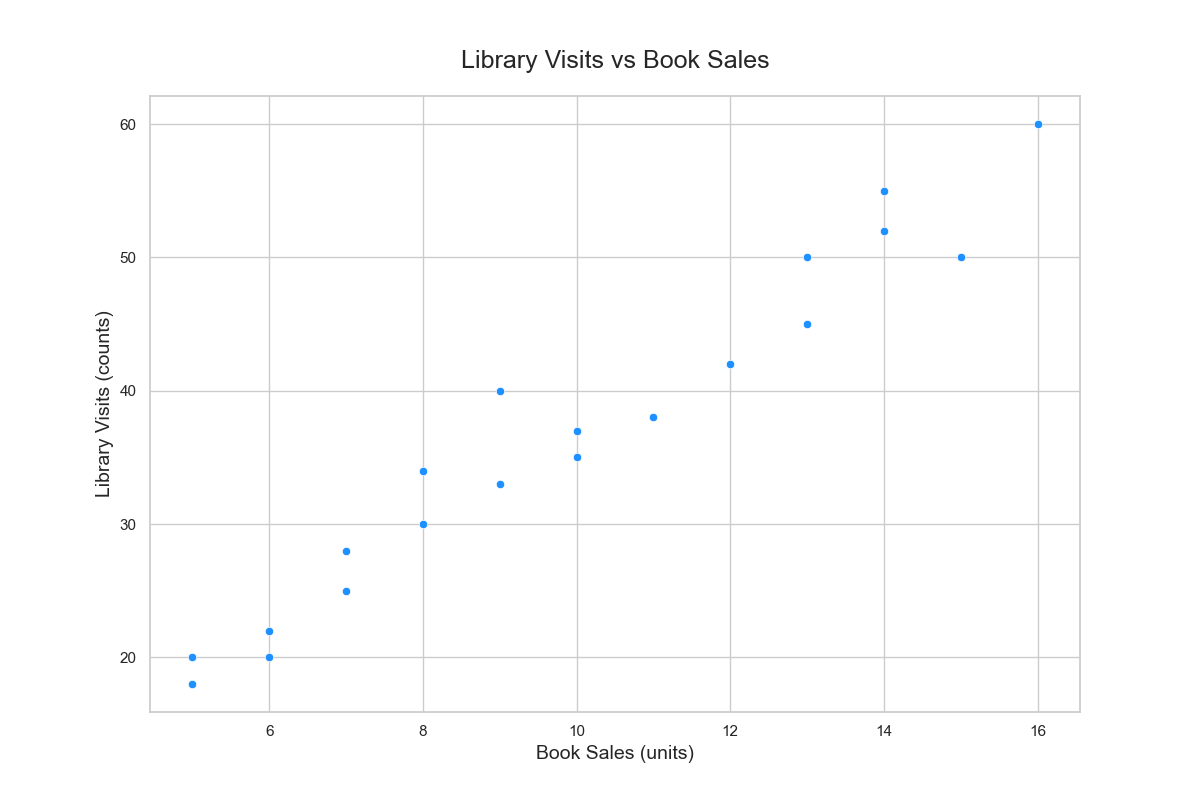

This chart was generated by the following Python code:

import seaborn as sns
import pandas as pd
import matplotlib.pyplot as plt

data = {
    'Day': [1, 2, 3, 4, 5, 6, 7, 8, 9, 10, 11, 12, 13, 14, 15, 16, 17, 18, 19, 20],
    'BookSales': [5, 10, 15, 7, 9, 13, 8, 12, 14, 6, 11, 16, 5, 9, 7, 13, 14, 8, 10, 6],
    'LibraryVisits': [20, 35, 50, 25, 40, 45, 30, 42, 55, 22, 38, 60, 18, 33, 28, 50, 52, 34, 37, 20]
}

df = pd.DataFrame(data)

plt.figure(figsize=(12, 8))
scatterplot = sns.scatterplot(x='BookSales', y='LibraryVisits', data=df, color='#1E90FF')

scatterplot.set_title('Library Visits vs Book Sales', fontsize=18, pad=20)
scatterplot.set_xlabel('Book Sales (units)', fontsize=14)
scatterplot.set_ylabel('Library Visits (counts)', fontsize=14)

plt.show()
